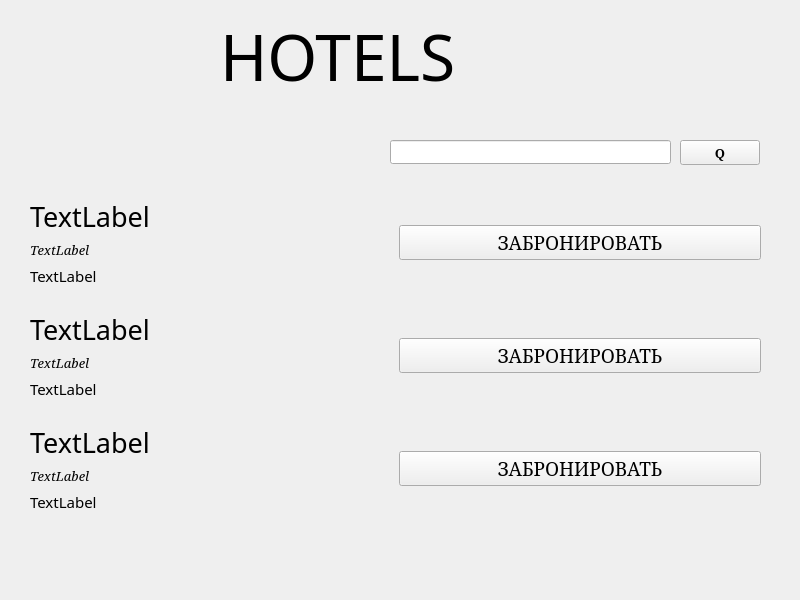
<?xml version="1.0" encoding="UTF-8"?>
<ui version="4.0">
 <class>MainWindow</class>
 <widget class="QMainWindow" name="MainWindow">
  <property name="geometry">
   <rect>
    <x>0</x>
    <y>0</y>
    <width>800</width>
    <height>600</height>
   </rect>
  </property>
  <property name="windowTitle">
   <string>MainWindow</string>
  </property>
  <widget class="QWidget" name="centralwidget">
   <widget class="QLabel" name="label_4">
    <property name="geometry">
     <rect>
      <x>220</x>
      <y>10</y>
      <width>351</width>
      <height>91</height>
     </rect>
    </property>
    <property name="font">
     <font>
      <family>Segoe Print</family>
      <pointsize>48</pointsize>
     </font>
    </property>
    <property name="text">
     <string>HOTELS</string>
    </property>
   </widget>
   <widget class="QLineEdit" name="search_bar">
    <property name="geometry">
     <rect>
      <x>390</x>
      <y>140</y>
      <width>281</width>
      <height>24</height>
     </rect>
    </property>
   </widget>
   <widget class="QPushButton" name="search_button">
    <property name="geometry">
     <rect>
      <x>680</x>
      <y>140</y>
      <width>80</width>
      <height>25</height>
     </rect>
    </property>
    <property name="font">
     <font>
      <family>MS Serif</family>
      <pointsize>10</pointsize>
      <weight>75</weight>
      <bold>true</bold>
     </font>
    </property>
    <property name="text">
     <string>Q</string>
    </property>
   </widget>
   <widget class="QWidget" name="">
    <property name="geometry">
     <rect>
      <x>30</x>
      <y>180</y>
      <width>731</width>
      <height>351</height>
     </rect>
    </property>
    <layout class="QVBoxLayout" name="verticalLayout_2">
     <item>
      <layout class="QHBoxLayout" name="horizontalLayout">
       <item>
        <layout class="QVBoxLayout" name="verticalLayout">
         <item>
          <widget class="QLabel" name="First_hotel_name">
           <property name="font">
            <font>
             <family>Impact</family>
             <pointsize>20</pointsize>
            </font>
           </property>
           <property name="text">
            <string>TextLabel</string>
           </property>
          </widget>
         </item>
         <item>
          <widget class="QLabel" name="first_hotel_rating">
           <property name="font">
            <font>
             <family>MS Serif</family>
             <pointsize>10</pointsize>
             <italic>true</italic>
            </font>
           </property>
           <property name="text">
            <string>TextLabel</string>
           </property>
          </widget>
         </item>
         <item>
          <widget class="QLabel" name="first_hotel_adress">
           <property name="font">
            <font>
             <family>Segoe UI Light</family>
             <pointsize>11</pointsize>
            </font>
           </property>
           <property name="text">
            <string>TextLabel</string>
           </property>
          </widget>
         </item>
        </layout>
       </item>
       <item>
        <widget class="QPushButton" name="frist_window_button">
         <property name="font">
          <font>
           <family>MS Serif</family>
           <pointsize>14</pointsize>
          </font>
         </property>
         <property name="text">
          <string>ЗАБРОНИРОВАТЬ</string>
         </property>
        </widget>
       </item>
      </layout>
     </item>
     <item>
      <layout class="QHBoxLayout" name="horizontalLayout_5">
       <item>
        <layout class="QHBoxLayout" name="horizontalLayout_6">
         <item>
          <layout class="QVBoxLayout" name="verticalLayout_4">
           <item>
            <widget class="QLabel" name="second_hotel_name">
             <property name="font">
              <font>
               <family>Impact</family>
               <pointsize>20</pointsize>
              </font>
             </property>
             <property name="text">
              <string>TextLabel</string>
             </property>
            </widget>
           </item>
           <item>
            <widget class="QLabel" name="second_hotel_rating">
             <property name="font">
              <font>
               <family>MS Serif</family>
               <pointsize>10</pointsize>
               <italic>true</italic>
              </font>
             </property>
             <property name="text">
              <string>TextLabel</string>
             </property>
            </widget>
           </item>
           <item>
            <widget class="QLabel" name="second_hotel_adress">
             <property name="font">
              <font>
               <family>Segoe UI Light</family>
               <pointsize>11</pointsize>
              </font>
             </property>
             <property name="text">
              <string>TextLabel</string>
             </property>
            </widget>
           </item>
          </layout>
         </item>
        </layout>
       </item>
       <item>
        <widget class="QPushButton" name="second_window_button">
         <property name="font">
          <font>
           <family>MS Serif</family>
           <pointsize>14</pointsize>
          </font>
         </property>
         <property name="text">
          <string>ЗАБРОНИРОВАТЬ</string>
         </property>
        </widget>
       </item>
      </layout>
     </item>
     <item>
      <layout class="QHBoxLayout" name="horizontalLayout_4">
       <item>
        <layout class="QHBoxLayout" name="horizontalLayout_3">
         <item>
          <layout class="QVBoxLayout" name="verticalLayout_3">
           <item>
            <widget class="QLabel" name="third_hotel_name">
             <property name="font">
              <font>
               <family>Impact</family>
               <pointsize>20</pointsize>
              </font>
             </property>
             <property name="text">
              <string>TextLabel</string>
             </property>
            </widget>
           </item>
           <item>
            <widget class="QLabel" name="third_hotel_rating">
             <property name="font">
              <font>
               <family>MS Serif</family>
               <pointsize>10</pointsize>
               <italic>true</italic>
              </font>
             </property>
             <property name="text">
              <string>TextLabel</string>
             </property>
            </widget>
           </item>
           <item>
            <widget class="QLabel" name="third_hotel_adress">
             <property name="font">
              <font>
               <family>Segoe UI Light</family>
               <pointsize>11</pointsize>
              </font>
             </property>
             <property name="text">
              <string>TextLabel</string>
             </property>
            </widget>
           </item>
          </layout>
         </item>
        </layout>
       </item>
       <item>
        <widget class="QPushButton" name="third_window_button">
         <property name="font">
          <font>
           <family>MS Serif</family>
           <pointsize>14</pointsize>
          </font>
         </property>
         <property name="text">
          <string>ЗАБРОНИРОВАТЬ</string>
         </property>
        </widget>
       </item>
      </layout>
     </item>
    </layout>
   </widget>
  </widget>
 </widget>
 <resources/>
 <connections/>
</ui>
